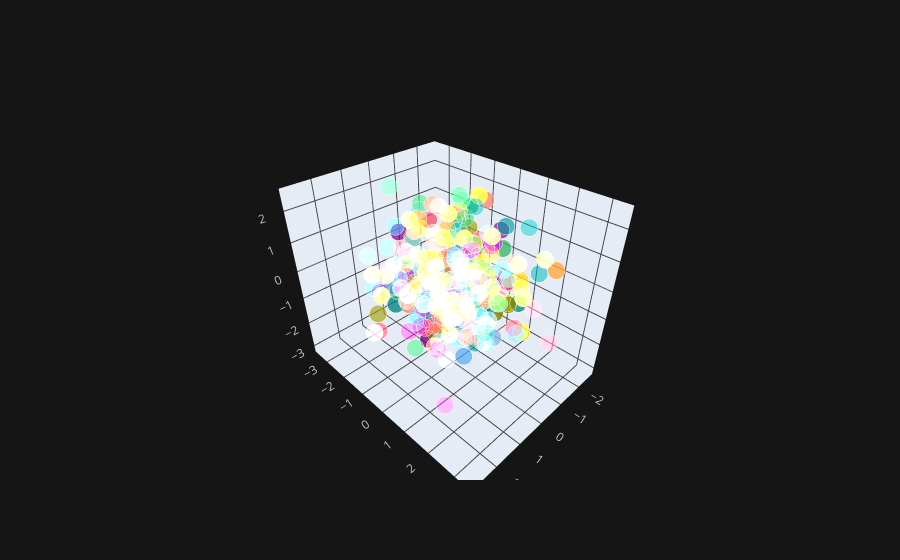

Notebook source saved alongside this figure:
### Code cell
cf.datagen.scatter3d(2, 150, mode = 'stocks').iplot(kind = 'scatter3d', x = 'x', y= 'y', z = 'z')

### Figure 1 — Plotly figure (JSON) as saved in the notebook; plotly's stock layout.template omitted (floating-point values rounded to 4 significant figures; data arrays with more than 128 entries replaced by an {"elided": "..."} marker saying what was removed)
{"data": [{"marker": {"color": {"elided": "300 str values"}, "opacity": 0.8, "size": {"elided": "300 int values"}, "symbol": "circle"}, "mode": "markers", "text": {"elided": "300 str values"}, "type": "scatter3d", "x": {"elided": "300 float values"}, "y": {"elided": "300 float values"}, "z": {"elided": "300 float values"}}], "layout": {"legend": {"bgcolor": "#151516", "font": {"color": "#D9D9D9"}}, "paper_bgcolor": "#151516", "plot_bgcolor": "#151516", "scene": {"xaxis": {"gridcolor": "#434343", "showgrid": true, "tickfont": {"color": "#C2C2C2"}, "title": {"font": {"color": "#D9D9D9"}, "text": ""}, "zerolinecolor": "#666570"}, "yaxis": {"gridcolor": "#434343", "showgrid": true, "tickfont": {"color": "#C2C2C2"}, "title": {"font": {"color": "#D9D9D9"}, "text": ""}, "zerolinecolor": "#666570"}, "zaxis": {"gridcolor": "#434343", "showgrid": true, "tickfont": {"color": "#C2C2C2"}, "title": {"font": {"color": "#D9D9D9"}, "text": ""}, "zerolinecolor": "#666570"}}, "title": {"font": {"color": "#D9D9D9"}}}}
